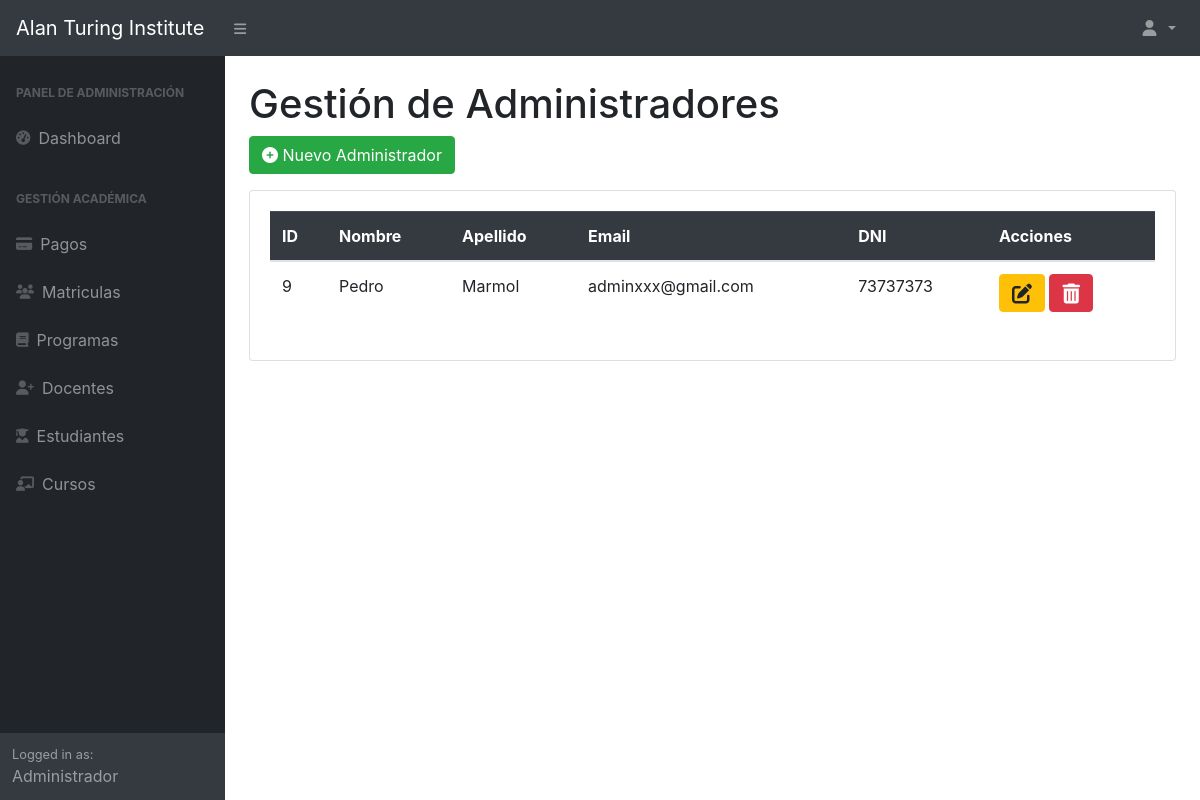
The page /Views/GestionarUsuarios.php (signed in) on the database its author committed.
### tables this page shows
CREATE TABLE `administradores` (
  `id_administrador` int(11) NOT NULL,
  `nombre` varchar(100) NOT NULL,
  `apellido` varchar(100) NOT NULL,
  `celular` varchar(15) DEFAULT NULL,
  `email` varchar(100) NOT NULL,
  `clave` varchar(255) NOT NULL,
  `DNI` varchar(8) DEFAULT NULL,
  `direccion` varchar(255) DEFAULT NULL
);

### Controllers/GestionarUsuariosController.php (called while the page is built, shortened)
<?php
require_once('../Models/GestionarUsuariosModel.php');
class GestionarUsuariosController {
    private $model;
    public function __construct($pdo) {
        $this->model = new GestionarUsuariosModel($pdo);
    }
    public function obtenerAdministradores() {
        try {
            return $this->model->obtenerTodos();
        } catch (PDOException $e) {
            throw new Exception("Error al obtener administradores: " . $e->getMessage());
        }
    }
}

### Models/GestionarUsuariosModel.php (called while the page is built, shortened)
<?php
class GestionarUsuariosModel {
    private $pdo;
    public function __construct($pdo) {
        $this->pdo = $pdo;
    }
    public function obtenerTodos() {
        try {
            $stmt = $this->pdo->query("SELECT * FROM administradores ORDER BY id_administrador DESC");
            return $stmt->fetchAll(PDO::FETCH_ASSOC);
        } catch (PDOException $e) {
            throw new Exception("Error en la consulta: " . $e->getMessage());
        }
    }
}

### Views/GestionarUsuarios.php (the view, shortened to what this page needs)
<?php
require_once('../Config/conexion.php');
require_once('../Controllers/GestionarUsuariosController.php');
$controller = new GestionarUsuariosController($pdo);
$administradores = $controller->obtenerAdministradores();
?>
<!DOCTYPE html>
<html lang="es">
<head>
    <link href="../assets/css/bootstrap.min.css" rel="stylesheet" />
    <link href="../assets/css/styles.css" rel="stylesheet" />
    <link href="../assets/css/dataTables.bootstrap4.min.css" rel="stylesheet" />
    <link rel="stylesheet" href="https://cdn.jsdelivr.net/npm/bootstrap-icons@1.10.5/font/bootstrap-icons.css">
    <link rel="stylesheet" href="https://cdnjs.cloudflare.com/ajax/libs/font-awesome/6.4.0/css/all.min.css">
</head>
<body class="sb-nav-fixed">
    <?php include('header.php'); ?>
    <div id="layoutSidenav">
        <?php include('sidebar.php'); ?>
        <div id="layoutSidenav_content">
            <main class="container-fluid px-4">
                <h1 class="mt-4">Gestión de Administradores</h1>
                <button class="btn btn-success mb-3" onclick="mostrarModalCrear()">
                    <i class="fas fa-plus-circle me-1"></i> Nuevo Administrador
                </button>
                <div class="card mb-4">
                    <div class="card-body">
                        <div class="table-responsive">
                            <table class="table table-hover">
                                <thead class="table-dark">
                                    <tr>
                                        <th>ID</th>
                                        <th>Nombre</th>
                                        <th>Apellido</th>
                                        <th>Email</th>
                                        <th>DNI</th>
                                        <th>Acciones</th>
                                    </tr>
                                </thead>
                                <tbody>
                                    <?php foreach ($administradores as $admin): ?>
                                        <tr>
                                            <td><?= $admin['id_administrador'] ?></td>
                                            <td><?= htmlspecialchars($admin['nombre']) ?></td>
                                            <td><?= htmlspecialchars($admin['apellido']) ?></td>
                                            <td><?= htmlspecialchars($admin['email']) ?></td>
                                            <td><?= htmlspecialchars($admin['DNI']) ?></td>
                                            <td>
                                                <button class="btn btn-warning btn-action me-1"
                                                        onclick="mostrarModalEditar(<?= $admin['id_administrador'] ?>)">
                                                    <i class="fas fa-edit fa-lg"></i>
                                                </button>
                                                <button class="btn btn-danger btn-action"
                                                        onclick="confirmarEliminacion(<?= $admin['id_administrador'] ?>)">
                                                    <i class="fas fa-trash-alt fa-lg"></i>
                                                </button>
                                            </td>
                                        </tr>
                                    <?php endforeach; ?>
                                </tbody>
                            </table>
                        </div>
                    </div>
                </div>
            </main>
        </div>
    </div>
</body>
</html>

### rows shown on the page
administradores: id_administrador "9", nombre "Pedro", apellido "Marmol", email "adminxxx@gmail.com", DNI "73737373"
